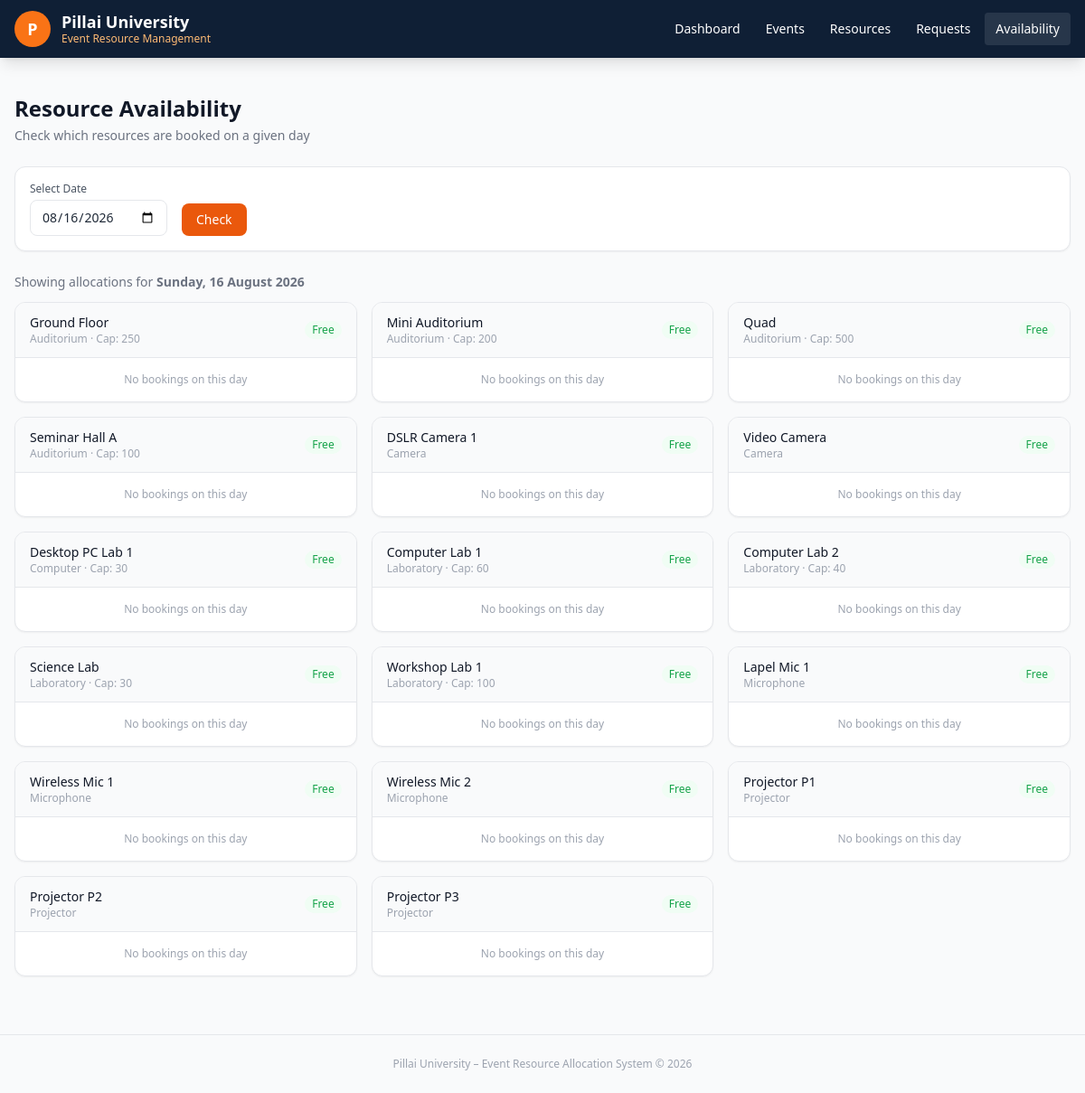
The app's page /resources/availability with its own data.
### models.py (models this page shows, shortened)
class Resource(db.Model):
    __tablename__ = 'resources'
    id = db.Column(db.Integer, primary_key=True)
    name = db.Column(db.String(200), nullable=False)
    resource_type = db.Column(db.String(50), nullable=False)
    capacity = db.Column(db.Integer, nullable=True)  # Only for venues
    is_active = db.Column(db.Boolean, default=True, nullable=False)
    description = db.Column(db.Text, nullable=True)
    created_at = db.Column(db.DateTime, default=datetime.utcnow)
    allocations = db.relationship('ResourceAllocation', backref='resource', lazy=True)
    RESOURCE_TYPES = ['Auditorium', 'Laboratory', 'Projector', 'Microphone', 'Camera', 'Computer']
    CAPACITY_TYPES = ['Auditorium', 'Laboratory']  # Types that have capacity

### app.py (the view)
@app.route('/resources/availability')
def resource_availability():
    date_str = request.args.get(
        'date',
        datetime.utcnow().strftime('%Y-%m-%d')
    )
    resource_id = request.args.get(
        'resource_id',
        type=int
    )
    try:
        selected_date = datetime.strptime(
            date_str,
            '%Y-%m-%d'
        ).date()
    except ValueError:
        selected_date = datetime.utcnow().date()
    resources = Resource.query.filter_by(
        is_active=True
    ).order_by(
        Resource.resource_type,
        Resource.name
    ).all()
    availability_data = {}
    for r in resources:
        allocations = get_resource_availability(
            r.id,
            selected_date
        )
        availability_data[r.id] = allocations
    return render_template(
        'resources/availability.html',
        resources=resources,
        availability_data=availability_data,
        selected_date=selected_date,
        date_str=date_str
    )

### services.py (called while the page is built)
def get_resource_availability(resource_id: int, date: datetime.date):
    from datetime import datetime, timedelta
    day_start = datetime.combine(date, datetime.min.time())
    day_end = day_start + timedelta(days=1)
    return ResourceAllocation.query.filter(
        ResourceAllocation.resource_id == resource_id,
        ResourceAllocation.status == 'Allocated',
        ResourceAllocation.start_datetime < day_end,
        ResourceAllocation.end_datetime > day_start
    ).all()

### templates/resources/availability.html (shortened to what this page needs)
{% extends 'base.html' %}
{% block content %}
<div class="mb-6">
  <h1 class="text-2xl font-bold text-gray-900">Resource Availability</h1>
  <p class="text-sm text-gray-500 mt-1">Check which resources are booked on a given day</p>
</div>
<form method="get" class="bg-white border rounded-xl p-4 mb-6 flex items-end gap-4 shadow-sm">
  <div>
    <label class="block text-xs font-medium text-gray-600 mb-1">Select Date</label>
    <input type="date" name="date" value="{{ date_str }}"
      class="border rounded-lg px-3 py-2 text-sm focus:outline-none focus:ring-2 focus:ring-orange-400">
  </div>
  <button type="submit" class="bg-orange-600 text-white px-4 py-2 rounded-lg text-sm hover:bg-orange-700 transition">Check</button>
</form>
<div class="mb-3 text-sm text-gray-500">
  Showing allocations for <strong>{{ selected_date.strftime('%A, %d %B %Y') }}</strong>
</div>
<div class="grid md:grid-cols-2 lg:grid-cols-3 gap-4">
  {% for resource in resources %}
  {% set allocs = availability_data[resource.id] %}
  <div class="bg-white border rounded-xl shadow-sm overflow-hidden">
    <div class="flex items-center justify-between px-4 py-3 border-b bg-gray-50">
      <div>
        <div class="font-medium text-sm text-gray-900">{{ resource.name }}</div>
        <div class="text-xs text-gray-400">{{ resource.resource_type }}{% if resource.capacity %} · Cap: {{ resource.capacity }}{% endif %}</div>
      </div>
      {% if allocs %}
        <span class="text-xs font-medium text-red-600 bg-red-50 px-2 py-0.5 rounded-full">{{ allocs|length }} booking(s)</span>
      {% else %}
        <span class="text-xs font-medium text-green-600 bg-green-50 px-2 py-0.5 rounded-full">Free</span>
      {% endif %}
    </div>
    {% if allocs %}
    <div class="divide-y">
      {% for alloc in allocs %}
      <div class="px-4 py-2 text-xs">
        <div class="font-medium text-gray-700">{{ alloc.request.event.name }}</div>
        <div class="text-gray-400 mt-0.5">{{ alloc.start_datetime.strftime('%I:%M %p') }} – {{ alloc.end_datetime.strftime('%I:%M %p') }}</div>
      </div>
      {% endfor %}
    </div>
    {% else %}
    <div class="px-4 py-4 text-xs text-gray-400 text-center">No bookings on this day</div>
    {% endif %}
  </div>
  {% endfor %}
</div>
{% endblock %}

### records on screen
Resource: name "Ground Floor", resource_type "Auditorium", capacity "250"
Resource: name "Mini Auditorium", resource_type "Auditorium", capacity "200"
Resource: name "Quad", resource_type "Auditorium", capacity "500"
Resource: name "Seminar Hall A", resource_type "Auditorium", capacity "100"
Resource: name "DSLR Camera 1", resource_type "Camera"
Resource: name "Video Camera", resource_type "Camera"
Resource: name "Desktop PC Lab 1", resource_type "Computer", capacity "30"
Resource: name "Computer Lab 1", resource_type "Laboratory", capacity "60"
Resource: name "Computer Lab 2", resource_type "Laboratory", capacity "40"
Resource: name "Science Lab", resource_type "Laboratory", capacity "30"
Resource: name "Workshop Lab 1", resource_type "Laboratory", capacity "100"
Resource: name "Lapel Mic 1", resource_type "Microphone"
Resource: name "Wireless Mic 1", resource_type "Microphone"
Resource: name "Wireless Mic 2", resource_type "Microphone"
Resource: name "Projector P1", resource_type "Projector"
Resource: name "Projector P2", resource_type "Projector"
Resource: name "Projector P3", resource_type "Projector"

### other values on screen
{{ selected_date.strftime('%A, %d %B %Y') }} "Sunday, 16 August 2026"
